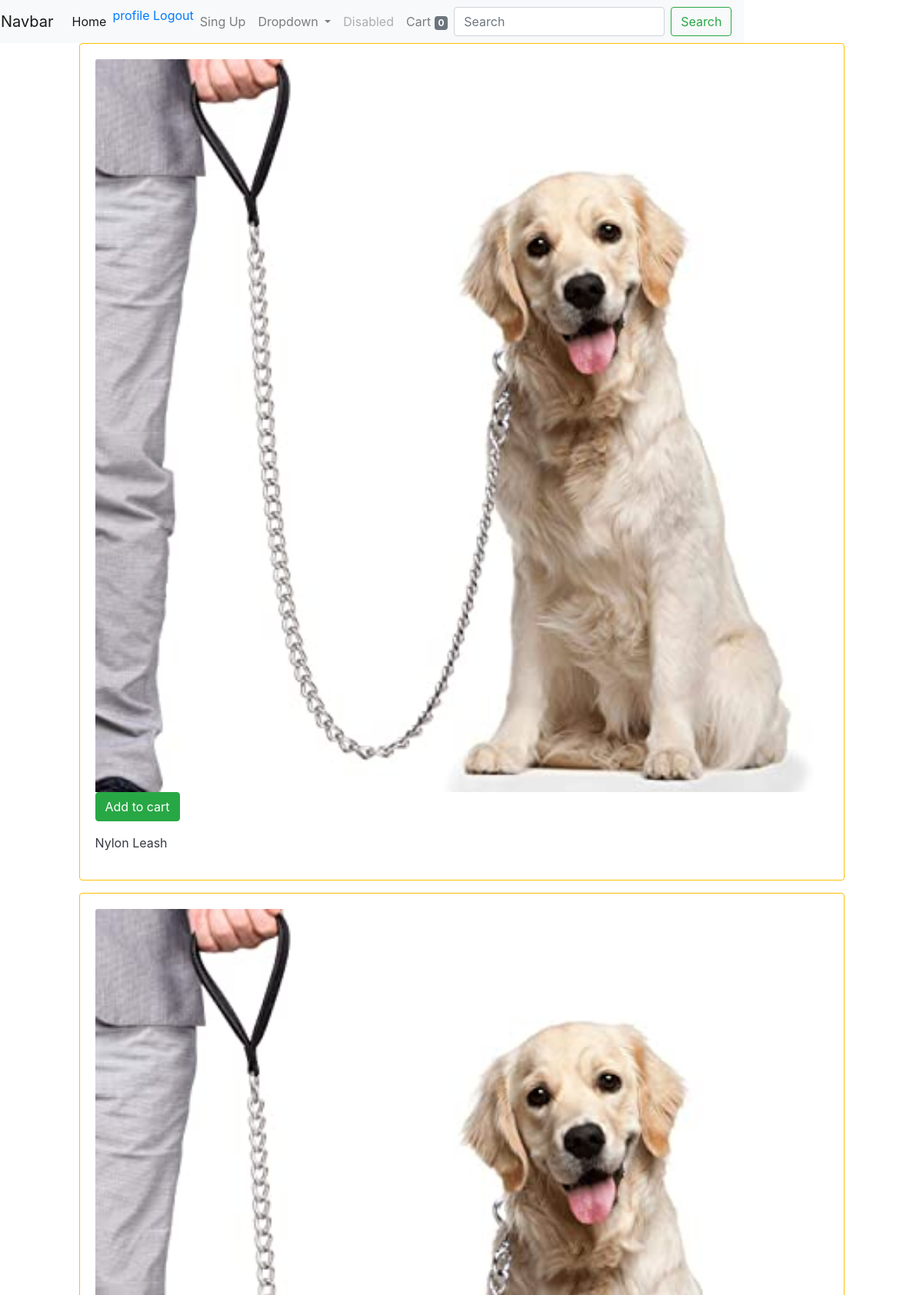
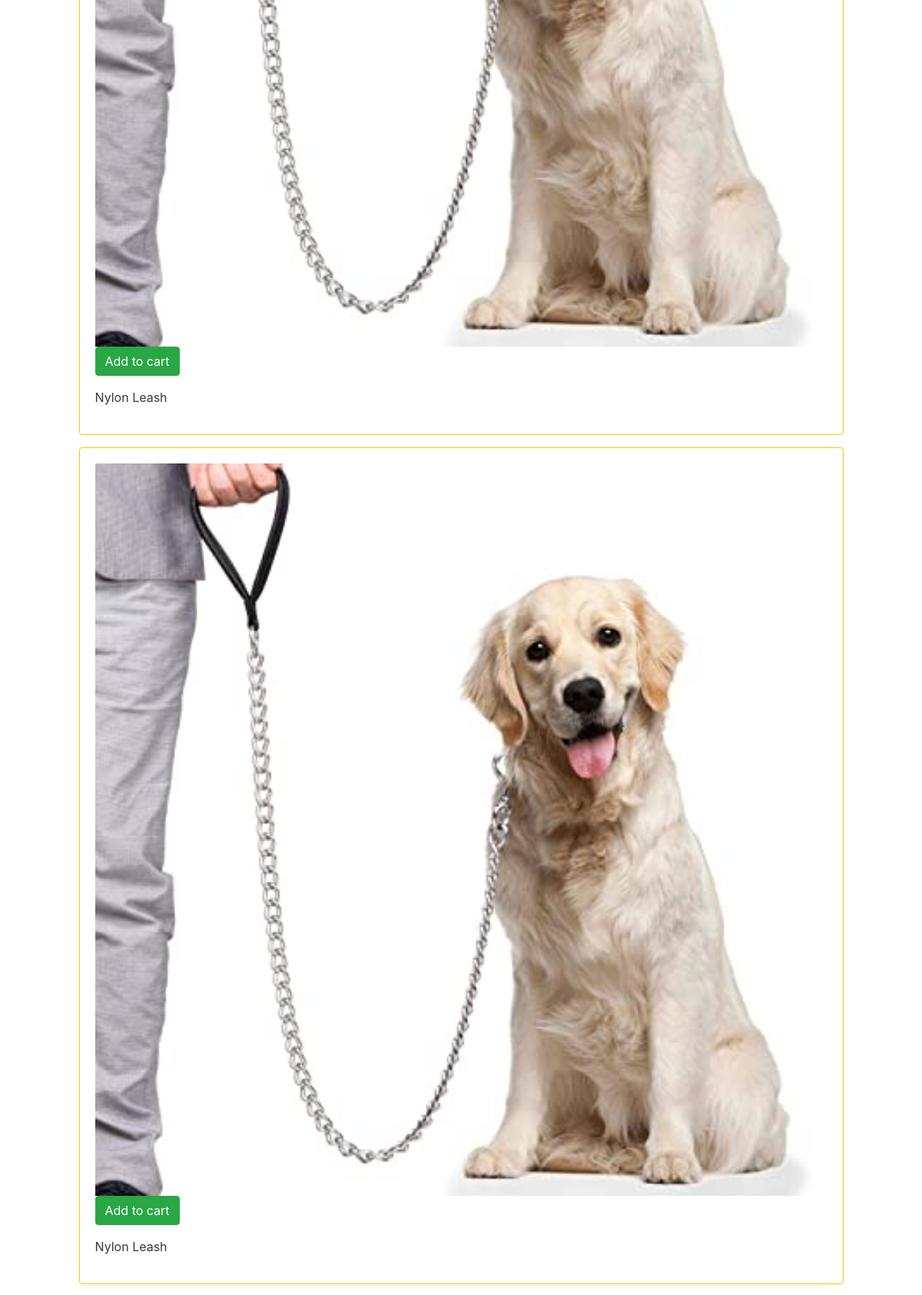
Screenshot of /blog/userposts/ (signed in, upper part) with the database file from the repository (2 pictures, top to bottom).
### blog/models.py (models this page shows, shortened)
class BlogPost(models.Model):
	shop_name = models.ForeignKey(User, default=User, null=True, on_delete=models.SET_NULL)
	image = models.ImageField(upload_to='media/image/', blank=True, null=True)
	image2 = models.ImageField(upload_to='media/image/', blank=True, null=True)
	image3 = models.ImageField(upload_to='media/image/', blank=True, null=True)
	product_name = models.CharField(max_length=120)
	catogory = models.CharField(max_length=120,choices=ITEM_CHOICES,default='')
	price = models.IntegerField(default=True)
	slug  = models.SlugField(unique=True) # hello world -> hello-world
	product_description = models.TextField(null=True, blank=True)
	published_date = models.DateTimeField(auto_now_add=False, null=True, blank=True)
	shop_adress = models.CharField(default=True,max_length=220)
	landmark = models.CharField(max_length=340,default=True)
	mobile_no = models.IntegerField(null=True,blank=False,unique=False)
	timestamp = models.DateTimeField(auto_now_add=True)
	updated = models.DateTimeField(auto_now=True)
	MinOffer = models.IntegerField(default=True)
	Active = models.BooleanField(default=True)
	objects = BlogPostManager()
	class Meta:
		ordering = ["-pk","image","-published_date","-updated","-timestamp"]
	def get_absolute_url(self):
		return f"/blog/{self.slug}"

### blog/views.py (the view)
# urls.py: path('userposts/',blog_views.blog_post_list_user_view,name='user-posts'),
def blog_post_list_user_view(request):
	qs_list = BlogPost.objects.filter(shop_name=request.user)
	template_name = "blog/user_posts.html"
	paginator = Paginator(qs_list,2)
	page = request.GET.get('page')
	try:
		qs = paginator.page(page)
	except PageNotAnInteger:
		qs = paginator.page(1)
	except EmptyPage:
		qs = paginator.page(paginator.num_pages)
	context = {"object_list":qs_list}
	return render(request,template_name,context)

### blog/models.py (called while the page is built)
    def get_queryset(self):
        return BlogPostQuerySet(self.model, using=self._db)

### blog/templates/blog/user_posts.html (shortened to what this page needs)
<!DOCTYPE html>
<html>
{% include 'blog/base.html' %}
<head>
        <link rel="stylesheet" href="https://stackpath.bootstrapcdn.com/bootstrap/4.1.3/css/bootstrap.min.css">
</head>
<body>
    <div class="container-fluids">
    <div class="row-2">
    {% for object in object_list %}
    {% include 'blog/listinline.html'  with blog_post=object %}
    {% endfor %}
</div>
</body>
</html>

### blog/templates/blog/listinline.html (shortened to what this page needs)
<!DOCTYPE html>
<html>
<head>
    <link rel="stylesheet" href="https://stackpath.bootstrapcdn.com/bootstrap/4.4.1/css/bootstrap.min.css">
</head>
<body>
<div class='col-12 col-md-10 mb-3 mx-auto'>
 <div class='card {% if not blog_post.publish_date %} border border-warning text-dark {% endif %}'>
    <div class='card-body'>
        {% if blog_post.image %}
            <a href="{{ blog_post.get_absolute_url }}">
                    <img src="{{ blog_post.image.url }}" class='card-img-top' />
            </a>
        {% endif %}
        <a class="btn btn-success" href="{% url 'add_to_cart' object.id %}">Add to cart</a>
        <p class='card-text'>
            {% if truncate %}
                {{ blog_post.product_description|linebreaks|truncatewords:30 }}
            {% else %}
                {{ blog_post.product_description|linebreaks }}
            {% endif %}
        </p>
</div>
</div>
</div>
</body>
</html>

### rows the page displays
BlogPost: image (picture), product_description "Nylon Leash"
BlogPost: image (picture), product_description "Nylon Leash"
BlogPost: image (picture), product_description "Nylon Leash"
